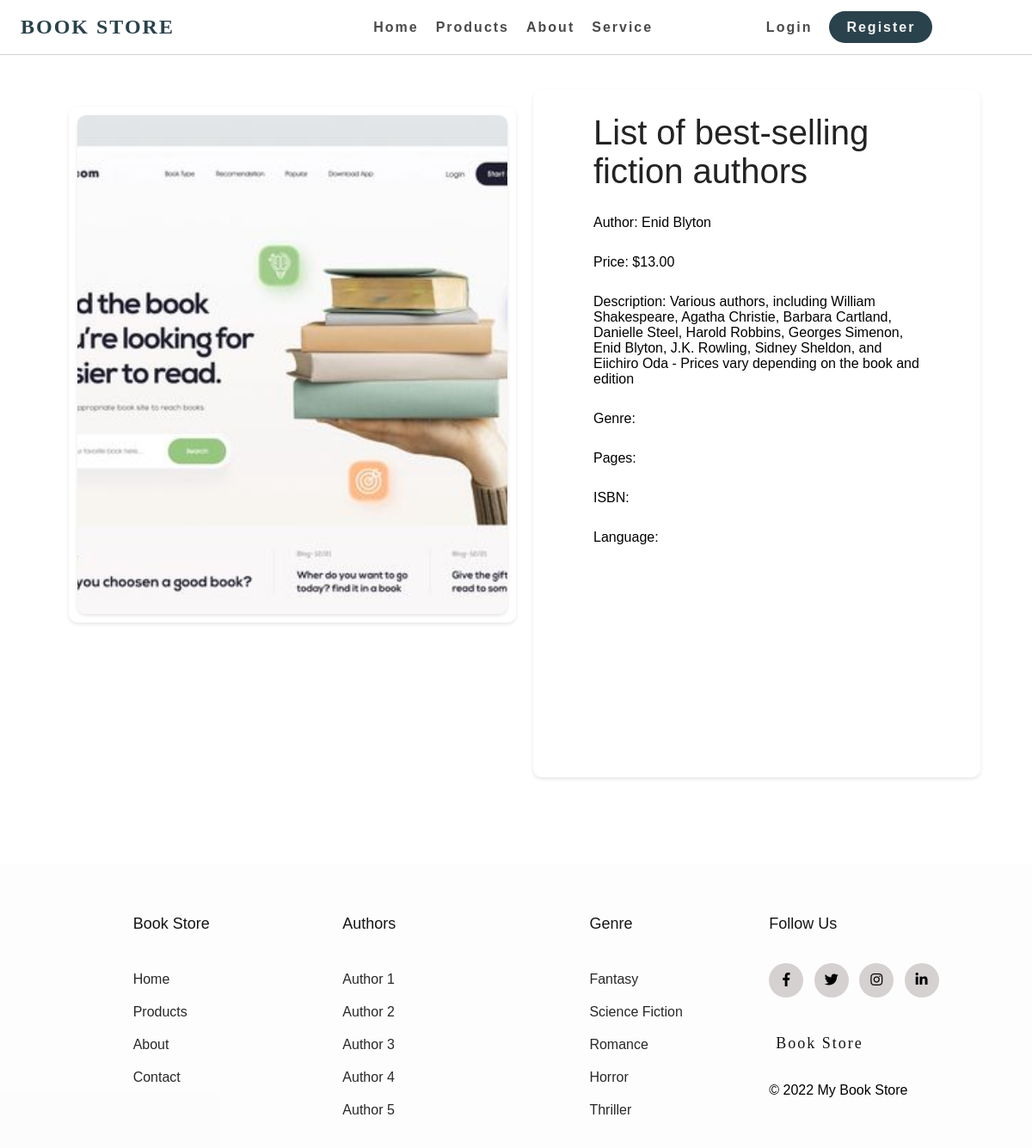
Page /product/26/ on the committed database.
### store/models.py (models this page shows, shortened)
class Book(models.Model):
    title = models.CharField(max_length=100)
    author = models.CharField(max_length=100)
    price = models.DecimalField(max_digits=6, decimal_places=2)
    description = models.TextField()
    image = models.ImageField(upload_to='book_images/', blank=True)

### store/views.py (the view)
# urls.py: path('product/<int:pk>/', views.product_detail, name='product_detail'),
def product_detail(request, pk):
    book = Book.objects.get(pk=pk)
    return render(request, 'product_detail.html', {'book': book})

### store/templates/product_detail.html (shortened to what this page needs)
{% extends 'base.html' %}
{% block content %}
    <div class="detail-container">
        <div class="img">
            <img src="{{ MEDIA_URL }}{{ book.image.url }}" alt="{{ book.title }}">
        </div>
        <div class="details">
            <h1>{{ book.title }}</h1>
            <p>Author: {{ book.author }}</p>
            <p>Price: ${{ book.price }}</p>
            <p>Description: {{ book.description }}</p>
            <p>Genre: {{ book.genre }}</p>
            <p>Pages: {{ book.pages }}</p>
            <p>ISBN: {{ book.isbn }}</p>
            <p>Language: {{ book.language }}</p>
        </div>
    </div>
{% endblock %}

### store/static/css/styles.css (style rules this page uses)
* { margin: 0; padding: 0; box-sizing: border-box; text-decoration: none; }
h1 { margin-top: 20px; color: #232323; font-size: 40px; padding: 7px; font-weight: 400; }
body { font-family: Arial, Helvetica, sans-serif; }
.detail-container { display: flex; justify-content: space-evenly; width: 90%; height: 100vh; margin:40px auto; }
.img { height: 75%; display: inline-block; justify-content: center; align-items: center; width: 50%; margin: 20px; box-shadow: 0 2px 4px rgba(0, 0, 0, 0.1); border-radius: 10px; padding: 10px; }
.img img { height: 100%; object-fit: cover; border-radius: 10px; box-shadow: 0 2px 4px rgba(0, 0, 0, 0.1); width: 100%; }
.details { display: inline-block; justify-content: center; align-items: center; width: 50%; border-radius: 10px; box-shadow: 0 2px 4px rgba(0, 0, 0, 0.1); padding: 10px; }
.details h1 { width: 80%; padding: 10px; margin: 8px auto; }
.details p { width: 80%; padding: 10px; margin: 8px auto; }

### rows in the picture
Book: image (picture), title "List of best-selling fiction authors", author "Enid Blyton", price "13.00", description "Various authors, including William Shakespeare, Agatha Christie, Barbara Cartland, Danielle Steel, Harold Robbins, Georges Simenon, Enid Blyton, J.K. Rowling, Sidney Sheldon, and Eiichiro Oda - Prices vary depending on the book and edition"
